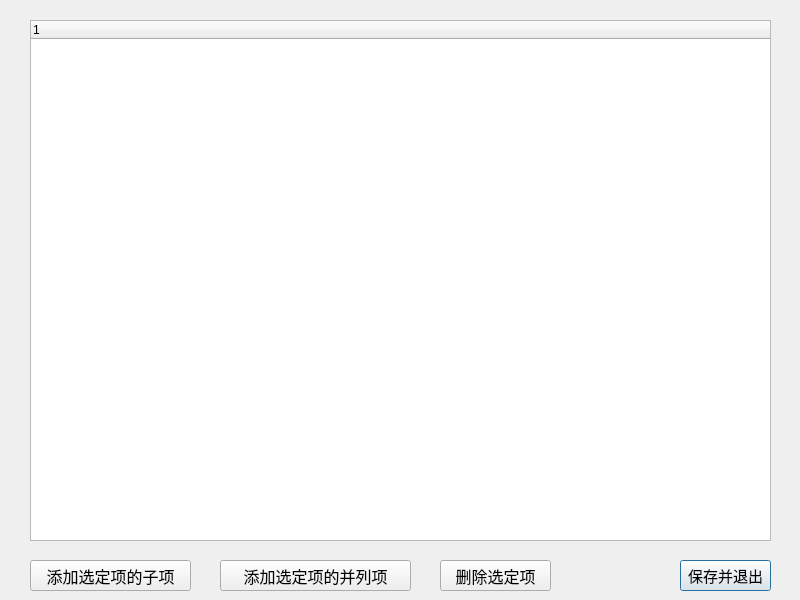
<?xml version="1.0" encoding="UTF-8"?>
<ui version="4.0">
 <class>deskwindow</class>
 <widget class="QDialog" name="deskwindow">
  <property name="geometry">
   <rect>
    <x>0</x>
    <y>0</y>
    <width>800</width>
    <height>600</height>
   </rect>
  </property>
  <property name="minimumSize">
   <size>
    <width>800</width>
    <height>600</height>
   </size>
  </property>
  <property name="maximumSize">
   <size>
    <width>800</width>
    <height>600</height>
   </size>
  </property>
  <property name="windowTitle">
   <string>桌位管理</string>
  </property>
  <widget class="QTreeWidget" name="treeWidget">
   <property name="geometry">
    <rect>
     <x>30</x>
     <y>20</y>
     <width>741</width>
     <height>521</height>
    </rect>
   </property>
   <column>
    <property name="text">
     <string notr="true">1</string>
    </property>
   </column>
  </widget>
  <widget class="QPushButton" name="saveButton">
   <property name="geometry">
    <rect>
     <x>680</x>
     <y>560</y>
     <width>91</width>
     <height>31</height>
    </rect>
   </property>
   <property name="font">
    <font>
     <pointsize>11</pointsize>
    </font>
   </property>
   <property name="text">
    <string>保存并退出</string>
   </property>
   <property name="icon">
    <iconset theme="QIcon::ThemeIcon::DocumentSave"/>
   </property>
  </widget>
  <widget class="QPushButton" name="deletebutton">
   <property name="geometry">
    <rect>
     <x>440</x>
     <y>560</y>
     <width>111</width>
     <height>31</height>
    </rect>
   </property>
   <property name="font">
    <font>
     <pointsize>12</pointsize>
     <bold>false</bold>
    </font>
   </property>
   <property name="text">
    <string>删除选定项</string>
   </property>
   <property name="icon">
    <iconset theme="QIcon::ThemeIcon::ListRemove"/>
   </property>
  </widget>
  <widget class="QPushButton" name="addbutton">
   <property name="geometry">
    <rect>
     <x>30</x>
     <y>560</y>
     <width>161</width>
     <height>31</height>
    </rect>
   </property>
   <property name="font">
    <font>
     <pointsize>12</pointsize>
     <bold>false</bold>
    </font>
   </property>
   <property name="text">
    <string>添加选定项的子项</string>
   </property>
   <property name="icon">
    <iconset theme="QIcon::ThemeIcon::ListAdd"/>
   </property>
  </widget>
  <widget class="QPushButton" name="addParallelbutton">
   <property name="geometry">
    <rect>
     <x>220</x>
     <y>560</y>
     <width>191</width>
     <height>31</height>
    </rect>
   </property>
   <property name="font">
    <font>
     <pointsize>12</pointsize>
     <bold>false</bold>
    </font>
   </property>
   <property name="text">
    <string>添加选定项的并列项</string>
   </property>
   <property name="icon">
    <iconset theme="QIcon::ThemeIcon::ListAdd"/>
   </property>
  </widget>
 </widget>
 <resources/>
 <connections/>
</ui>
